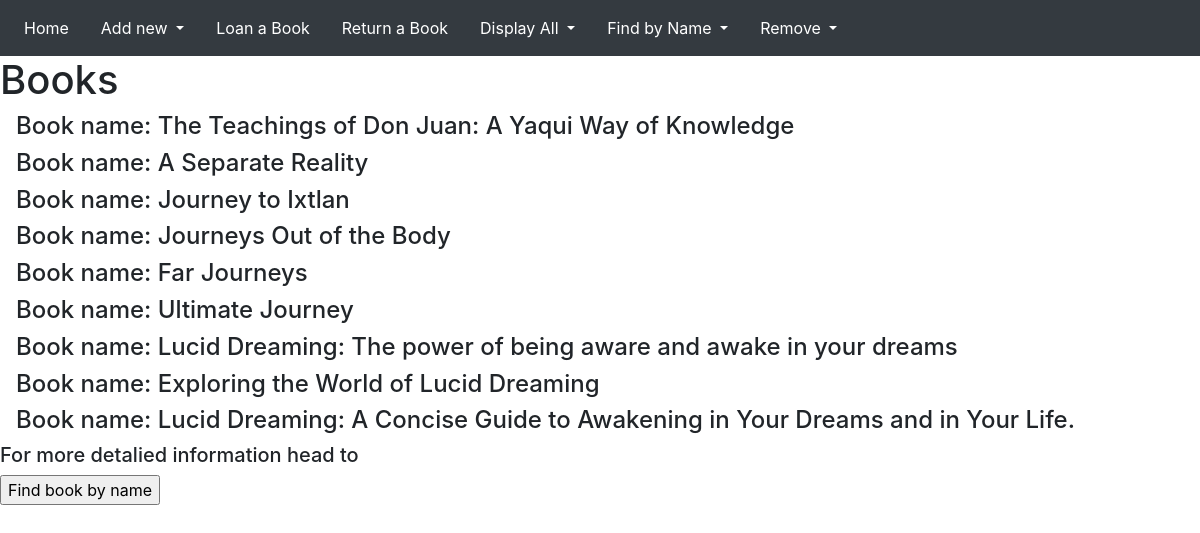
/display/book/, run on the app's committed database.
### db.py (models this page shows, shortened)
class Books(base):
    __tablename__ = 'Books'
    id = Column(Integer, primary_key=True)
    name = Column(String)
    author = Column(String)
    year_published = Column(String)
    type = Column(Integer)

### app.py (the view, shortened to what this page needs)
@app.route("/display/<cat>/")
def display(cat):
    if cat == "book":
        book_names = session.query(db.Books.name).all()
        return render_template("display.html", cat=cat, book_names=book_names)
    elif cat == "customer":
        customer_names = session.query(db.Customers.name).all()
        return render_template("display.html", cat=cat, customer_names=customer_names)

### templates/display.html (shortened to what this page needs)
{% extends 'base.html' %} {% block title %} Display {{cat}} {% endblock %} {%
block content %} {% if cat == "book" %}
<h1>Books</h1>
{% for book in book_names %}
<h4 style="margin-left: 1rem">Book name: {{book[0]}}</h4>
{% endfor %}
<h5>For more detalied information head to</h5>
<form action="/find/book/">
  <input type="submit" value="Find book by name" />
</form>
{% elif cat == "customer" %}
<h1>Customers</h1>
{% for customer in customer_names %}
<h4 style="margin-left: 1rem">{{customer[0]}}</h4>
{% endfor %} {% endif %} {% endblock %}

### templates/base.html (shortened to what this page needs)
<!DOCTYPE html>
<html lang="en">
  <head>
    <link
      rel="stylesheet"
      href="https://cdn.jsdelivr.net/npm/bootstrap@4.0.0/dist/css/bootstrap.min.css"
    />
  </head>
  <body>
    <nav class="navbar navbar-expand-lg navbar-dark bg-dark">
      <div class="collapse navbar-collapse" id="navbarNavDropdown">
        <ul class="navbar-nav">
          <li class="nav-item active mr-3">
            <a class="nav-link" href="/"
              >Home <span class="sr-only">(current)</span></a
            >
          </li>
          <li class="nav-item dropdown active mr-3">
            <a
              class="nav-link dropdown-toggle"
              href="#"
              id="navbarDropdownMenuLink"
              data-toggle="dropdown"
              aria-haspopup="true"
              aria-expanded="false"
            >
              Add new
            </a>
          </li>
          <li class="nav-item active mr-3">
            <a class="nav-link" href="/loan/">Loan a Book</a>
          </li>
          <li class="nav-item active mr-3">
            <a class="nav-link" href="/return/">Return a Book</a>
          </li>
          <li class="nav-item dropdown active mr-3">
            <a
              class="nav-link dropdown-toggle"
              href="#"
              id="navbarDropdownMenuLink"
              data-toggle="dropdown"
              aria-haspopup="true"
              aria-expanded="false"
            >
              Display All
            </a>
          </li>
          <li class="nav-item dropdown active mr-3">
            <a
              class="nav-link dropdown-toggle"
              href="#"
              id="navbarDropdownMenuLink"
              data-toggle="dropdown"
              aria-haspopup="true"
              aria-expanded="false"
            >
              Find by Name
            </a>
          </li>
          <li class="nav-item dropdown active mr-3">
            <a
              class="nav-link dropdown-toggle"
              href="#"
              id="navbarDropdownMenuLink"
              data-toggle="dropdown"
              aria-haspopup="true"
              aria-expanded="false"
            >
              Remove
            </a>
          </li>
        </ul>
      </div>
    </nav>
    {% block content %}{% endblock %}
  </body>
</html>

### data on the page
Books: name "The Teachings of Don Juan: A Yaqui Way of Knowledge"
Books: name "A Separate Reality"
Books: name "Journey to Ixtlan"
Books: name "Journeys Out of the Body"
Books: name "Far Journeys"
Books: name "Ultimate Journey"
Books: name "Lucid Dreaming: The power of being aware and awake in your dreams"
Books: name "Exploring the World of Lucid Dreaming"
Books: name "Lucid Dreaming: A Concise Guide to Awakening in Your Dreams and in Your Life."
